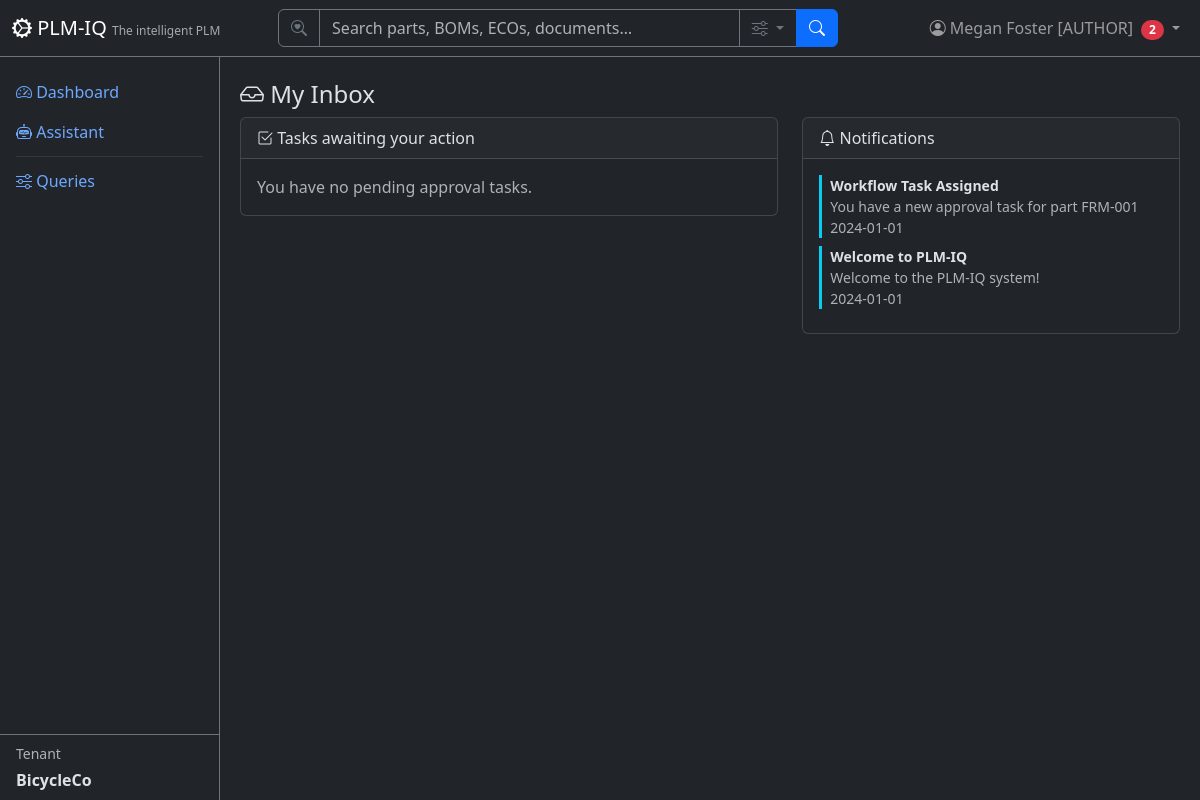
Before: /workflow/inbox (signed in) with the older database file.
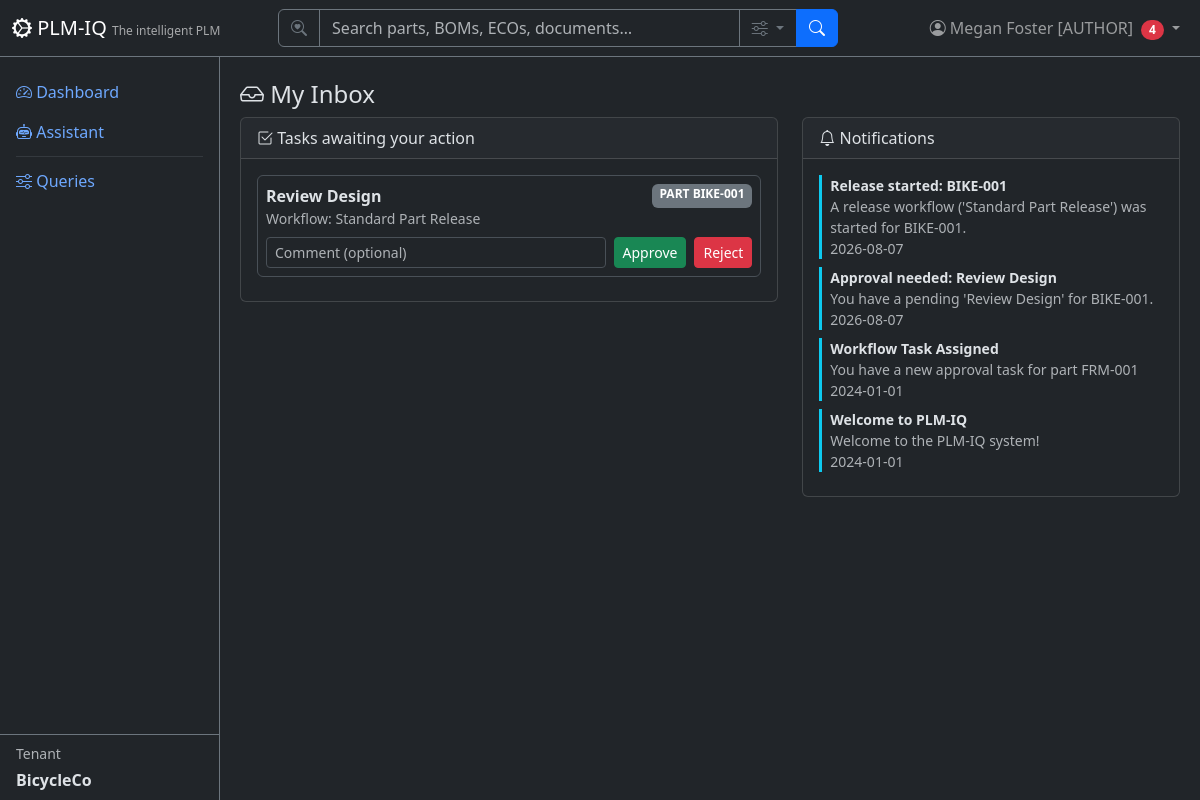
After: the same page with the newer database file.
### app/models/workflow.py (models this page shows)
class Notification(Base):
    __tablename__ = "notifications"
    __table_args__ = (
        Index("idx_notif_user_read", "user_id", "is_read"),
    )
    id = Column("id", Integer, primary_key=True, autoincrement=True)
    user_id = Column("user_id", Integer, ForeignKey("users.user_id"))
    type = Column("type", String)
    title = Column("title", String)
    message = Column("message", String)
    link = Column("link", String)
    is_read = Column("is_read", Boolean, default=False)
    created_at = Column("created_at", String)
    tenant_id = Column("tenant_id", Integer, ForeignKey("tenants.tenant_id"), nullable=False)
    tenant_key = Column("tenant_key", String, nullable=False)

class WorkflowTask(Base):
    __tablename__ = "workflow_tasks"
    __table_args__ = (
        Index("idx_wf_task_assignee_status", "assigned_to", "status"),
        Index("idx_wf_task_instance", "instance_id"),
    )
    id = Column("id", Integer, primary_key=True, autoincrement=True)
    instance_id = Column("instance_id", Integer, ForeignKey("workflow_instances.id"))
    stage_index = Column("stage_index", Integer)
    step_key = Column("step_key", String)
    step_name = Column("step_name", String)
    assigned_to = Column("assigned_to", Integer, ForeignKey("users.user_id"))
    status = Column("status", String, default="PENDING")
    action = Column("action", String, default="approve")
    comment = Column("comment", String)
    due_date = Column("due_date", String)
    completed_at = Column("completed_at", String)
    tenant_id = Column("tenant_id", Integer, ForeignKey("tenants.tenant_id"), nullable=False)
    tenant_key = Column("tenant_key", String, nullable=False)
    instance = relationship("WorkflowInstance", back_populates="tasks")
    assignee = relationship("User")

class WorkflowInstance(Base):
    __tablename__ = "workflow_instances"
    id = Column("id", Integer, primary_key=True, autoincrement=True)
    template_id = Column("template_id", Integer, ForeignKey("workflow_templates.id"))
    object_type = Column("object_type", String, nullable=False)  # 'part' | 'eco'
    object_id = Column("object_id", String, nullable=False)      # part_number | eco_number
    status = Column("status", String, default="IN_PROGRESS")
    current_stage = Column("current_stage", Integer, default=0)
    started_by = Column("started_by", Integer, ForeignKey("users.user_id"))
    started_at = Column("started_at", String)
    completed_at = Column("completed_at", String)
    result_status = Column("result_status", String)  # target status on completion
    due_date = Column("due_date", String)
    tenant_id = Column("tenant_id", Integer, ForeignKey("tenants.tenant_id"), nullable=False)
    tenant_key = Column("tenant_key", String, nullable=False)
    template = relationship("WorkflowTemplate", back_populates="instances")
    tasks = relationship(
        "WorkflowTask",
        back_populates="instance",
        cascade="all, delete-orphan",
        order_by="WorkflowTask.stage_index",
    )

class WorkflowTemplate(Base):
    __tablename__ = "workflow_templates"
    id = Column("id", Integer, primary_key=True, autoincrement=True)
    name = Column("name", String, nullable=False)
    object_type = Column("object_type", String, nullable=False)  # 'part' | 'eco'
    description = Column("description", String)
    definition = Column("definition", JSON)
    is_active = Column("is_active", Boolean, default=True)
    is_global = Column("is_global", Boolean, default=False, nullable=False)
    created_by = Column("created_by", Integer, ForeignKey("users.user_id"))
    tenant_id = Column("tenant_id", Integer, ForeignKey("tenants.tenant_id"))  # NULL for global
    tenant_key = Column("tenant_key", String, nullable=False)
    created_at = Column("created_at", String)
    instances = relationship("WorkflowInstance", back_populates="template")

### app/routers/workflow.py (the view)
@router.get("/inbox", response_class=HTMLResponse)
def inbox(request: Request, error: str = "", db: TenantScopedSession = Depends(get_tenant_db)):
    user = require_user(request, db)
    ctx = auth_context(request, db)
    tasks = (
        db.query(WorkflowTask)
        .filter(
            WorkflowTask.assigned_to == user.user_id,
            WorkflowTask.tenant_id == user.tenant_id,
            WorkflowTask.status == "PENDING",
        )
        .order_by(WorkflowTask.due_date.is_(None), WorkflowTask.due_date)
        .all()
    )
    notifs = (
        db.query(Notification)
        .filter(Notification.user_id == user.user_id, Notification.tenant_id == user.tenant_id)
        .order_by(Notification.created_at.desc())
        .all()
    )
    for n in notifs:
        n.is_read = True
    db.commit()
    return HTMLResponse(content=render(
        "workflow/inbox.html", **ctx, tasks=tasks, notifications=notifs, error=error,
    ))

### app/templates/workflow/inbox.html (shortened to what this page needs)
{% extends "base.html" %}
{% block content %}
<h4><i class="bi bi-inbox"></i> My Inbox</h4>
<div class="row">
    <div class="col-lg-7 mb-3">
        <div class="card">
            <div class="card-header"><i class="bi bi-check2-square"></i> Tasks awaiting your action</div>
            <div class="card-body">
                {% if not tasks %}
                <p class="text-muted mb-0">You have no pending approval tasks.</p>
                {% endif %}
                {% for t in tasks %}
                <div class="border rounded p-2 mb-2">
                    <div class="d-flex justify-content-between">
                        <strong>{{ t.step_name }}</strong>
                        <a href="/{% if t.instance.object_type == 'part' %}parts{% else %}eco{% endif %}/{{ t.instance.object_id }}" class="badge bg-secondary text-decoration-none">
                            {{ t.instance.object_type|upper }} {{ t.instance.object_id }}
                        </a>
                    </div>
                    <div class="small text-muted mb-2">
                        Workflow: {{ t.instance.template.name if t.instance.template else '—' }}
                    </div>
                    <form method="POST" action="/workflow/task/{{ t.id }}/decide" class="row g-2 align-items-end">
                        <div class="col">
                            <input type="text" name="comment" class="form-control form-control-sm" placeholder="Comment (optional)">
                        </div>
                        <div class="col-auto d-flex gap-2">
                            <button type="submit" name="decision" value="approve" class="btn btn-sm btn-success">Approve</button>
                            <button type="submit" name="decision" value="reject" class="btn btn-sm btn-danger">Reject</button>
                        </div>
                    </form>
                </div>
                {% endfor %}
            </div>
        </div>
    </div>
    <div class="col-lg-5 mb-3">
        <div class="card">
            <div class="card-header"><i class="bi bi-bell"></i> Notifications</div>
            <div class="card-body" style="max-height: 70vh; overflow-y: auto;">
                {% for n in notifications %}
                <div class="border-start border-3 {% if n.is_read %}border-secondary{% else %}border-info{% endif %} ps-2 mb-2">
                    <div class="fw-bold small">{{ n.title }}</div>
                    <div class="small text-muted">{{ n.message }}</div>
                    <div class="small text-muted">{{ n.created_at }}</div>
                </div>
                {% endfor %}
            </div>
        </div>
    </div>
</div>
{% endblock %}

### app/templates/base.html (shortened to what this page needs)
<!DOCTYPE html>
<html lang="en" data-bs-theme="dark">
<head>
    <link href="https://cdn.jsdelivr.net/npm/bootstrap@5.3.3/dist/css/bootstrap.min.css" rel="stylesheet">
    <link href="https://cdn.jsdelivr.net/npm/bootstrap-icons@1.11.3/font/bootstrap-icons.css" rel="stylesheet">
</head>
<body>
    <nav class="navbar navbar-expand-md navbar-dark bg-dark fixed-top border-bottom border-secondary">
        <div class="container-fluid">
            <a class="navbar-brand" href="/">
                <i class="bi bi-gear-wide-connected"></i> PLM-IQ
                <small class="d-none d-md-inline">The intelligent PLM</small>
            </a>
            <div class="collapse navbar-collapse" id="navMenu">
                {% if current_user %}
                <form class="d-flex mx-auto my-2 my-md-0" role="search" action="/search" method="get" style="width: 100%; max-width: 560px;">
                    <div class="input-group">
                        <span class="input-group-text bg-dark border-secondary text-secondary"><i class="bi bi-search-heart"></i></span>
                        <input type="search" name="q" class="form-control bg-dark text-light border-secondary" placeholder="Search parts, BOMs, ECOs, documents…" aria-label="Search">
                        <button class="btn btn-outline-secondary dropdown-toggle" type="button" data-bs-toggle="dropdown" data-bs-auto-close="outside" title="Search options">
                            <i class="bi bi-sliders"></i>
                        </button>
                        <button class="btn btn-primary" type="submit"><i class="bi bi-search"></i></button>
                    </div>
                </form>
                {% endif %}
                <ul class="navbar-nav ms-auto align-items-center">
                    {% if current_user %}
                    <li class="nav-item dropdown">
                        <a class="nav-link dropdown-toggle position-relative" href="#" role="button" data-bs-toggle="dropdown" aria-label="Profile Menu" title="Profile Menu">
                            <i class="bi bi-person-circle"></i>
                            <span class="d-none d-md-inline">{{ current_user.full_name }} [{{ current_user.role|upper if current_user.role else 'SUPERUSER' }}]</span>
                            {% if unread_count|default(0) > 0 %}<span class="badge bg-danger rounded-pill ms-1">{{ unread_count }}</span>{% endif %}
                        </a>
                    </li>
                    {% else %}
                    <li class="nav-item">
                        <a class="nav-link" href="/login"><i class="bi bi-box-arrow-in-right"></i> Sign In</a>
                    </li>
                    {% endif %}
                </ul>
            </div>
        </div>
    </nav>
    <div class="sidebar bg-dark border-end border-secondary pt-3">
        <ul class="nav nav-pills flex-column flex-grow-1 overflow-auto">
            <li class="nav-item">
                <a class="nav-link" href="/"><i class="bi bi-speedometer2"></i> Dashboard</a>
            </li>
            <li class="nav-item">
                <a class="nav-link" href="/assistant"><i class="bi bi-robot"></i> Assistant</a>
            </li>
            <li class="nav-item">
                <hr class="nav-divider my-1 mx-3 border-secondary">
            </li>
            <li class="nav-item">
                <a class="nav-link" href="/queries"><i class="bi bi-sliders"></i> Queries</a>
            </li>
        </ul>
        {% if current_tenant %}
        <div class="px-3 py-2 border-top border-secondary mt-auto">
            <div class="small text-muted mb-1">Tenant</div>
            <div class="fw-bold">{{ current_tenant.tenant_name }}</div>
        </div>
        {% endif %}
    </div>
    <div class="main-content">
        {% block content %}{% endblock %}
    </div>
</body>
</html>

Changed rows visible on the page:
added WorkflowTask: step_name "Review Design", instance.object_type "PART", instance.object_id "BIKE-001", instance.template "Standard Part Release"
added Notification: title "Release started: BIKE-001", message "A release workflow ('Standard Part Release') was started for BIKE-001.", created_at "2026-08-07"
added Notification: title "Approval needed: Review Design", message "You have a pending 'Review Design' for BIKE-001.", created_at "2026-08-07"
Other visible differences:
{{ unread_count }}: "2" → "4"
text no longer shown: "You have no pending approval tasks."
